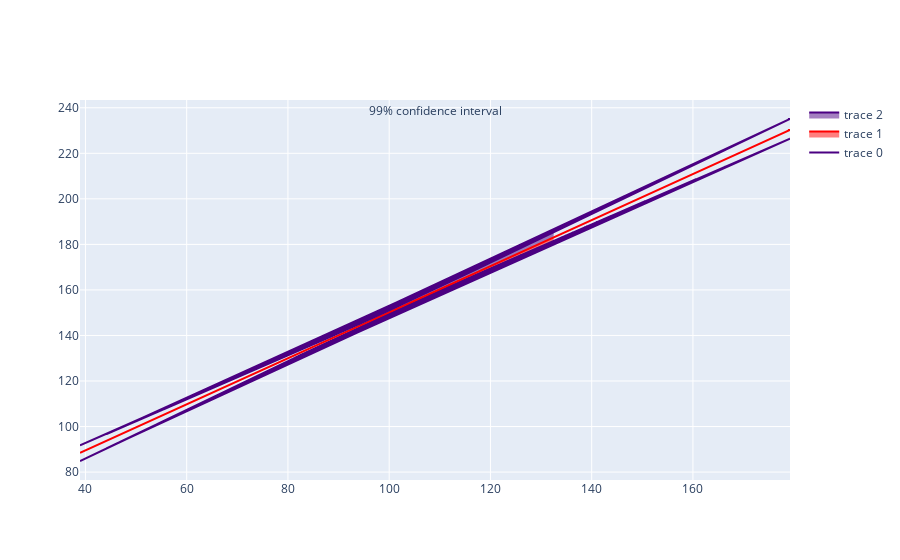

This figure's notebook cell:
### Code cell
import plotly.graph_objects as go

fig = go.Figure()
fig.add_trace(go.Scatter(x=x, y=yhat_bootstrapped_predictions_low_values,
    fill=None,
    mode='lines',
    line_color='indigo',
    ))

fig.add_trace(go.Scatter(x=x, y=yhat_whole_ds,
    fill='tonexty',
    mode='lines',
    line_color='red',
    ))

fig.add_trace(go.Scatter(x=x, y=yhat_bootstrapped_predictions_high_values,
    fill='tonexty', # fill area between yhat_bootstrapped_predictions_low_values and yhat_bootstrapped_predictions_high_values
    mode='lines', line_color='indigo'))

fig.update_layout(annotations=[dict(xref='paper',
                                    yref='paper',
                                    x=0.5, y=1,
                                    showarrow=False,
                                    text='99% confidence interval')])

fig.show()

### Figure 1 — Plotly figure (JSON) as saved in the notebook; plotly's stock layout.template omitted (floating-point values rounded to 4 significant figures; data arrays with more than 128 entries replaced by an {"elided": "..."} marker saying what was removed)
{"data": [{"line": {"color": "indigo"}, "mode": "lines", "type": "scatter", "x": {"elided": "1000 float values"}, "y": {"elided": "1000 float values"}}, {"fill": "tonexty", "line": {"color": "red"}, "mode": "lines", "type": "scatter", "x": {"elided": "1000 float values"}, "y": {"elided": "1000 float values"}}, {"fill": "tonexty", "line": {"color": "indigo"}, "mode": "lines", "type": "scatter", "x": {"elided": "1000 float values"}, "y": {"elided": "1000 float values"}}], "layout": {"annotations": [{"showarrow": false, "text": "99% confidence interval", "x": 0.5, "xref": "paper", "y": 1, "yref": "paper"}]}}
